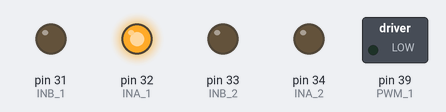
Recording of a sketch running on a simulated Arduino Mega 2560, built with avr-gcc and run on an emulated ATmega2560. On the bench: switched loads named in the sketch (green lamp = pin HIGH), output pins drawn as LEDs (lit = HIGH). What the sketch prints to the serial monitor is not drawn.

Above: at 0.1 s.
Timing chart, 0 to 1.6 s (numbered marks = the images above):
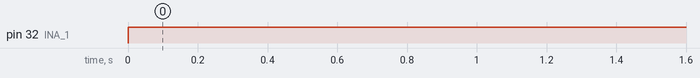

Measured:
- by itself, pin 32 (INA_1): LOW → HIGH at 0.00 s

The sketch:

test_speed.ino
```cpp
///Left Motor  Pins
#define INA_1 32 //PC7
#define INB_1 31 //PD6
#define PWM_1 39 //PF2

///Right Motor Pins
#define INA_2 34  //PD7
#define INB_2 33  //PF4
#define PWM_2 19  //PF3

//Encoder pins definition

// Left encoder

#define Left_Encoder_PinA 36
#define Left_Encoder_PinB 35

#define Ticks_per_mm 4.685

volatile long Left_Encoder_Ticks = 0;

//Variable to read current state of left encoder pin
volatile bool LeftEncoderBSet;
volatile long Left_Encoder_Ticks_last;
//Right Encoder

#define Right_Encoder_PinA 38
#define Right_Encoder_PinB 37
volatile long Right_Encoder_Ticks = 0;
//Variable to read current state of right encoder pin
volatile bool RightEncoderBSet;
volatile long Right_Encoder_Ticks_last;

void SetupEncoders();
void do_Left_Encoder();
void do_Right_Encoder();


void setup()
{  //Init Serial port with 115200 buad rate
  Serial.begin(115200);
  SetupEncoders();

//Setting Left Motor pin as OUTPUT
 pinMode(INA_1,OUTPUT);
 pinMode(INB_1,OUTPUT);

//Setting Right Motor pin as OUTPUT
 pinMode(INA_2,OUTPUT);
 pinMode(INB_2,OUTPUT);
}


void loop()
{
   for(int i=60;i<=255;i++)
   {
//Setting CW rotation to and Left Motor  and CCW to Right Motor
 //Left Motor
     Serial.print("pwm is ");
     Serial.print(i);
     Serial.print("\t");
     Left_Encoder_Ticks_last = Left_Encoder_Ticks;
     Right_Encoder_Ticks_last = Right_Encoder_Ticks;

   digitalWrite(INA_1,HIGH);
   digitalWrite(INB_1,LOW);
   analogWrite(PWM_1,i);

//Right Motor
  // digitalWrite(INA_2,LOW);
   //digitalWrite(INB_2,HIGH);
  // analogWrite(PWM_2,i);
    delay(5000);
    Update_Encoders();
   }
   while(1);
}
void SetupEncoders()
{
  // Quadrature encoders
  // Left encoder
  pinMode(Left_Encoder_PinA, INPUT_PULLUP);      // sets pin A as input
  pinMode(Left_Encoder_PinB, INPUT_PULLUP);      // sets pin B as input
  attachInterrupt(Left_Encoder_PinA, do_Left_Encoder, RISING);


  // Right encoder
//  pinMode(Right_Encoder_PinA, INPUT_PULLUP);      // sets pin A as input
//  pinMode(Right_Encoder_PinB, INPUT_PULLUP);      // sets pin B as input
//Setting Left Motor pin as OUTPUT
  pinMode(INA_1,OUTPUT);
  pinMode(INB_1,OUTPUT);

//Setting Right Motor pin as OUTPUT
  pinMode(INA_2,OUTPUT);
  pinMode(INB_2,OUTPUT);
//  attachInterrupt(Right_Encoder_PinA, do_Right_Encoder, RISING);
}
 void do_Left_Encoder()
{
  LeftEncoderBSet = digitalRead(Left_Encoder_PinB);   // read the input pin
  Left_Encoder_Ticks -= LeftEncoderBSet ? -1 : +1;

}
 void do_Right_Encoder()
{
  RightEncoderBSet = digitalRead(Right_Encoder_PinB);   // read the input pin
  Right_Encoder_Ticks += RightEncoderBSet ? -1 : +1;
 }
 void Update_Encoders()
{
  float left_vel,right_vel;
  left_vel = (Left_Encoder_Ticks - Left_Encoder_Ticks_last)/(Ticks_per_mm*5);
  Serial.print(left_vel);
  Serial.print("\n");
}
```
